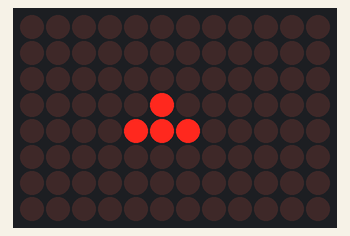
The sketch below on a simulated Arduino Uno R4 WiFi. Parts: 12×8 LED matrix. Random numbers use the default seed unless the sketch sets one.

Above: at 0.01 s.
At 0.46 s:
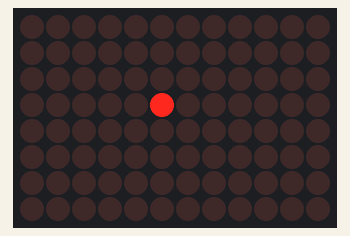
At 0.91 s:
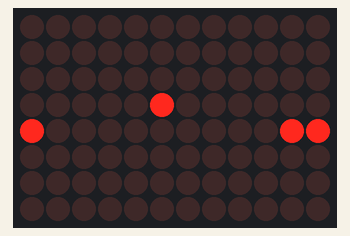

The sketch:

Snake.ino
```cpp
#include <Arduino_LED_Matrix.h>

ArduinoLEDMatrix matrix;

// Matrix size
#define W 12
#define H 8

// Snake
int snakeX[W * H];
int snakeY[W * H];
int length = 3;

// Direction: 0=up,1=right,2=down,3=left
int dir = 1;

// Apple
int appleX = 5;
int appleY = 3;

// Frame toggle for "dim" snake
bool dimToggle = false;

void spawnApple() {
  appleX = random(W);
  appleY = random(H);
}

void setup() {
  Serial.begin(115200);
  matrix.begin();
  randomSeed(analogRead(A0));

  // Initial snake
  snakeX[0] = 5; snakeY[0] = 4;
  snakeX[1] = 4; snakeY[1] = 4;
  snakeX[2] = 3; snakeY[2] = 4;
}

void loop() {
  handleInput();
  updateGame();
  draw();
  delay(50);
}

// ---------------- INPUT ----------------
void handleInput() {
  while (Serial.available()) {
    char c = Serial.read();

    if (c == 27 && Serial.available() >= 2) {
      Serial.read(); // '['
      char dirChar = Serial.read();

      switch (dirChar) {
        case 'A': if (dir != 2) dir = 0; break;
        case 'C': if (dir != 3) dir = 1; break;
        case 'B': if (dir != 0) dir = 2; break;
        case 'D': if (dir != 1) dir = 3; break;
      }
    }
  }
}

// ---------------- GAME LOGIC ----------------
void updateGame() {
  int newX = snakeX[0];
  int newY = snakeY[0];

  if (dir == 0) newY--;
  if (dir == 1) newX++;
  if (dir == 2) newY++;
  if (dir == 3) newX--;

  // Wrap around edges
  if (newX < 0) newX = W - 1;
  if (newX >= W) newX = 0;
  if (newY < 0) newY = H - 1;
  if (newY >= H) newY = 0;

  // Move body
  for (int i = length; i > 0; i--) {
    snakeX[i] = snakeX[i - 1];
    snakeY[i] = snakeY[i - 1];
  }

  snakeX[0] = newX;
  snakeY[0] = newY;

  // Eat apple
  if (newX == appleX && newY == appleY) {
    length++;
    spawnApple();
  }
}

// ---------------- DRAW ----------------
void draw() {
  uint8_t frame[H][W] = {0};

  // Apple = full brightness (always on)
  frame[appleY][appleX] = 1;

  // Snake = fake half brightness (flicker)
  dimToggle = !dimToggle;

  for (int i = 0; i < length; i++) {
    if (dimToggle) {
      frame[snakeY[i]][snakeX[i]] = 1;
    }
  }

  matrix.renderBitmap(frame, H, W);
}
```

Measured:
- by itself, everything shown: repeats every 0.60 s, in 12 steps
